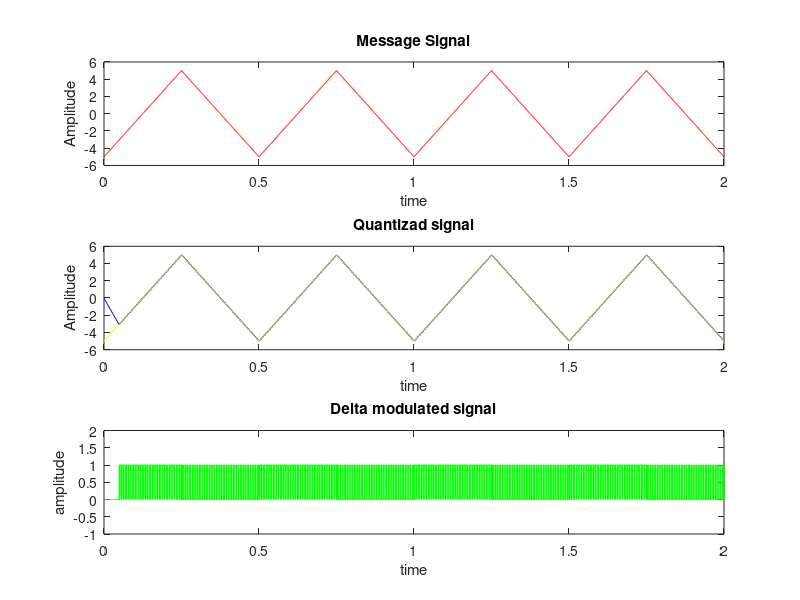

The MATLAB script that drew this image:
%generation of Delta Modulated Signals
%Written by Debagnik Kar 1804373

clc
close all
clear all

am = 5        %Amplitude
fm = 2        %Frequency of the signal
fs = 1000      %No. Of samples
t = 0:0.001:2  %Time
x = am*sawtooth(2*pi*fm*t,0.5) %Message signal (Sawtooth)

subplot(3,1,1)
plot(t,x,'r')
xlabel('time')
ylabel('Amplitude')
title('Message Signal')

d = (2*pi*am*fm)/fs

%Quantization of the signal

for n=1:length(x)
  if n==1
    e(n)=x(n);
    eq(n)=d*sign(e(n));
    xq(n)=eq(n);
  else
    e(n)=x(n)-xq(n-1);
    eq(n)=d*sign(e(n));
    xq(n)=eq(n)+xq(n-1);
  end
end

subplot(3,1,2)
stairs(t,xq,'b')
hold on
plot(t,x,'y')
hold off
xlabel('time')
ylabel('Amplitude')
title('Quantizad signal')

for i=1:length(x)
    if e(i)>0
        dm(i)=1
    else
        dm(i)=0
    end
    
end

subplot(3,1,3);
stairs(t,dm,'g')
axis([0 2 -1 2])
xlabel('time')
ylabel('amplitude')
title('Delta modulated signal')

%Demodulation




